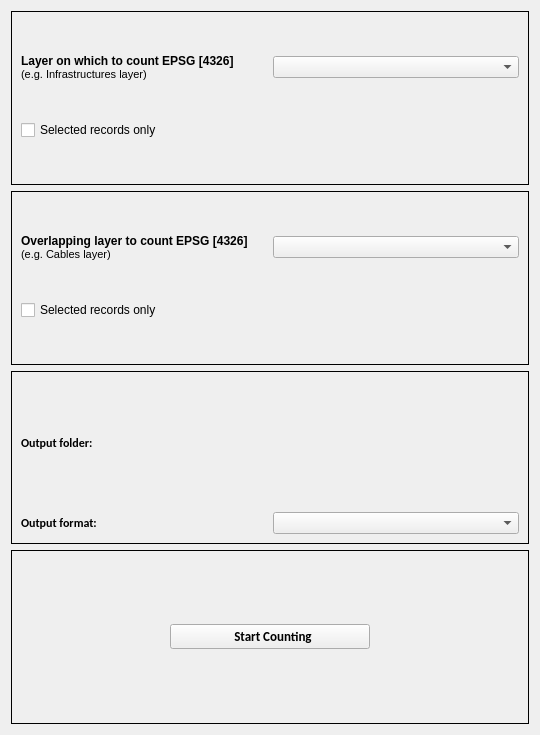
            <widget class="QWidget" name="scrollAreaWidgetContents_4">
             <property name="geometry">
              <rect>
               <x>0</x>
               <y>0</y>
               <width>540</width>
               <height>735</height>
              </rect>
             </property>
             <layout class="QVBoxLayout" name="verticalLayout_73">
              <item>
               <widget class="QFrame" name="frame_62">
                <property name="frameShape">
                 <enum>QFrame::Panel</enum>
                </property>
                <property name="frameShadow">
                 <enum>QFrame::Plain</enum>
                </property>
                <layout class="QGridLayout" name="gridLayout_7">
                 <item row="0" column="1">
                  <widget class="QgsMapLayerComboBox" name="lyr1_oc"/>
                 </item>
                 <item row="0" column="0">
                  <widget class="QLabel" name="lbl_lyr1_oc">
                   <property name="text">
                    <string>&lt;html&gt;&lt;head/&gt;&lt;body&gt;&lt;p&gt;&lt;span style=&quot; font-size:9pt; font-weight:600;&quot;&gt;Layer on which to count EPSG [4326]&lt;/span&gt;&lt;span style=&quot; font-size:8pt;&quot;&gt;&lt;br/&gt;(e.g. Infrastructures layer)&lt;/span&gt;&lt;/p&gt;&lt;/body&gt;&lt;/html&gt;</string>
                   </property>
                  </widget>
                 </item>
                 <item row="1" column="0">
                  <widget class="QCheckBox" name="ckbox_lyr1_oc">
                   <property name="text">
                    <string>Selected records only</string>
                   </property>
                  </widget>
                 </item>
                </layout>
               </widget>
              </item>
              <item>
               <widget class="QFrame" name="frame_63">
                <property name="frameShape">
                 <enum>QFrame::Panel</enum>
                </property>
                <property name="frameShadow">
                 <enum>QFrame::Plain</enum>
                </property>
                <layout class="QGridLayout" name="gridLayout_8">
                 <item row="0" column="0">
                  <widget class="QLabel" name="lbl_lyr2_oc">
                   <property name="text">
                    <string>&lt;html&gt;&lt;head/&gt;&lt;body&gt;&lt;p&gt;&lt;span style=&quot; font-size:9pt; font-weight:600;&quot;&gt;Overlapping layer to count EPSG [4326]&lt;/span&gt;&lt;span style=&quot; font-size:8pt;&quot;&gt;&lt;br/&gt;(e.g. Cables layer)&lt;/span&gt;&lt;/p&gt;&lt;/body&gt;&lt;/html&gt;</string>
                   </property>
                  </widget>
                 </item>
                 <item row="0" column="1">
                  <widget class="QgsMapLayerComboBox" name="lyr2_oc"/>
                 </item>
                 <item row="1" column="0">
                  <widget class="QCheckBox" name="ckbox_lyr2_oc">
                   <property name="text">
                    <string>Selected records only</string>
                   </property>
                  </widget>
                 </item>
                </layout>
               </widget>
              </item>
              <item>
               <widget class="QFrame" name="frame_65">
                <property name="frameShape">
                 <enum>QFrame::Panel</enum>
                </property>
                <property name="frameShadow">
                 <enum>QFrame::Plain</enum>
                </property>
                <layout class="QGridLayout" name="gridLayout_6">
                 <item row="1" column="1">
                  <widget class="QgsFileWidget" name="cartout_oc"/>
                 </item>
                 <item row="1" column="0">
                  <widget class="QLabel" name="lblout_oc">
                   <property name="font">
                    <font>
                     <family>Calibri</family>
                     <pointsize>9</pointsize>
                     <weight>75</weight>
                     <bold>true</bold>
                    </font>
                   </property>
                   <property name="text">
                    <string>&lt;html&gt;&lt;head/&gt;&lt;body&gt;&lt;p&gt;&lt;span style=&quot; font-size:9pt; font-weight:600;&quot;&gt;Output folder:&lt;/span&gt;&lt;/p&gt;&lt;/body&gt;&lt;/html&gt;</string>
                   </property>
                  </widget>
                 </item>
                 <item row="2" column="0">
                  <widget class="QLabel" name="lbl_formatoout_oc">
                   <property name="font">
                    <font>
                     <family>Calibri</family>
                     <pointsize>9</pointsize>
                     <weight>75</weight>
                     <bold>true</bold>
                    </font>
                   </property>
                   <property name="text">
                    <string>&lt;html&gt;&lt;head/&gt;&lt;body&gt;&lt;p&gt;&lt;span style=&quot; font-size:9pt; font-weight:600;&quot;&gt;Output format:&lt;/span&gt;&lt;/p&gt;&lt;/body&gt;&lt;/html&gt;</string>
                   </property>
                  </widget>
                 </item>
                 <item row="2" column="1">
                  <widget class="QComboBox" name="formatout_oc"/>
                 </item>
                </layout>
               </widget>
              </item>
              <item>
               <widget class="QFrame" name="frame_68">
                <property name="frameShape">
                 <enum>QFrame::Panel</enum>
                </property>
                <property name="frameShadow">
                 <enum>QFrame::Plain</enum>
                </property>
                <layout class="QVBoxLayout" name="verticalLayout_77">
                 <item>
                  <layout class="QHBoxLayout" name="horizontalLayout_41">
                   <item>
                    <spacer name="horizontalSpacer_41">
                     <property name="orientation">
                      <enum>Qt::Horizontal</enum>
                     </property>
                     <property name="sizeHint" stdset="0">
                      <size>
                       <width>40</width>
                       <height>20</height>
                      </size>
                     </property>
                    </spacer>
                   </item>
                   <item>
                    <widget class="QPushButton" name="btn_oc">
                     <property name="minimumSize">
                      <size>
                       <width>200</width>
                       <height>0</height>
                      </size>
                     </property>
                     <property name="font">
                      <font>
                       <family>Calibri</family>
                       <pointsize>10</pointsize>
                       <weight>75</weight>
                       <bold>true</bold>
                      </font>
                     </property>
                     <property name="cursor">
                      <cursorShape>PointingHandCursor</cursorShape>
                     </property>
                     <property name="focusPolicy">
                      <enum>Qt::NoFocus</enum>
                     </property>
                     <property name="toolTip">
                      <string>&lt;html&gt;&lt;head/&gt;&lt;body&gt;&lt;p&gt;&lt;span style=&quot; font-style:italic;&quot;&gt;Click to start counting&lt;/span&gt;&lt;/p&gt;&lt;/body&gt;&lt;/html&gt;</string>
                     </property>
                     <property name="text">
                      <string>  Start Counting</string>
                     </property>
                     <property name="icon">
                      <iconset resource="resources.qrc">
                       <normaloff>:/plugins/qutility/images/play.png</normaloff>:/plugins/qutility/images/play.png</iconset>
                     </property>
                    </widget>
                   </item>
                   <item>
                    <spacer name="horizontalSpacer_42">
                     <property name="orientation">
                      <enum>Qt::Horizontal</enum>
                     </property>
                     <property name="sizeHint" stdset="0">
                      <size>
                       <width>40</width>
                       <height>20</height>
                      </size>
                     </property>
                    </spacer>
                   </item>
                  </layout>
                 </item>
                </layout>
               </widget>
              </item>
             </layout>
            </widget>
